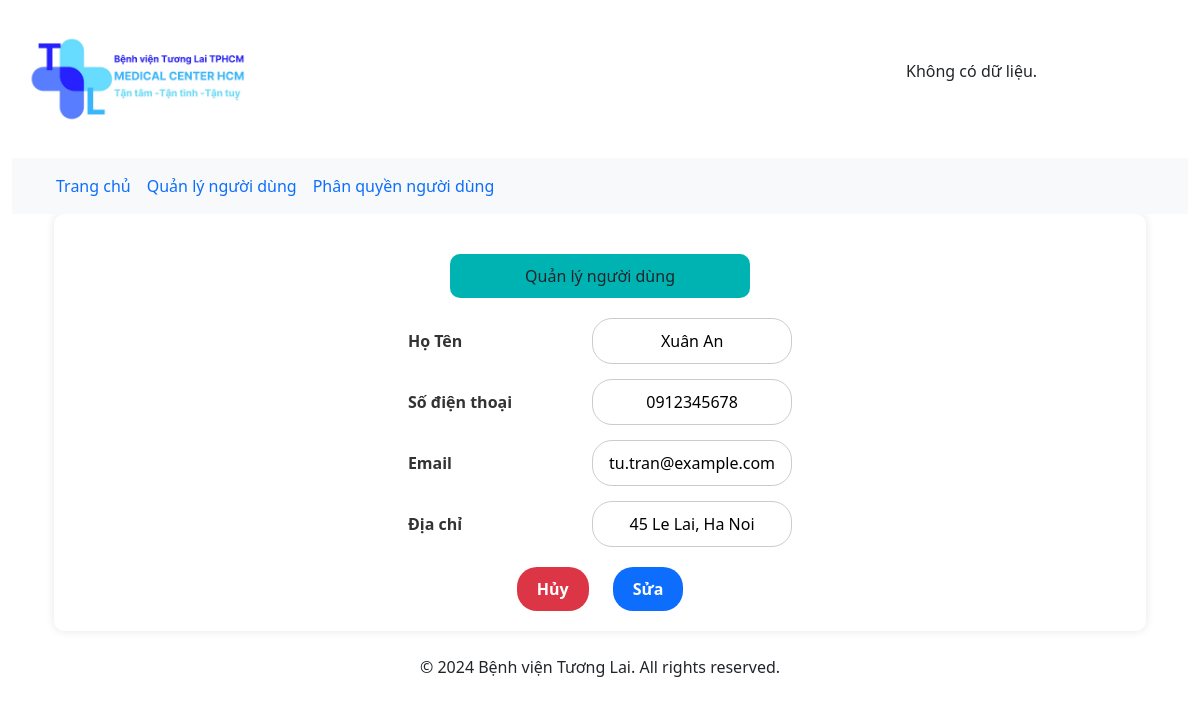
Screenshot of /index-staff.php?page-sub=suanguoidung&mand=2 (signed in) with the database file from the repository.
### tables this page shows
CREATE TABLE `nhanvien` (
  `MaNV` int(11) NOT NULL,
  `Hoten` varchar(50) NOT NULL,
  `SDT` varchar(15) NOT NULL,
  `Email` varchar(50) NOT NULL,
  `Diachi` varchar(100) DEFAULT NULL,
  `Chucvu` varchar(50) NOT NULL,
  `iduser` int(11) DEFAULT NULL
);

### model/mQuanli.php (called while the page is built, shortened)
<?php
class mSanpham
{
    public function selectND($mand)
    {
        $p = new clsConnect();
        $con = $p->openConnect();
        if ($con) {
            $str = "SELECT * FROM nhanvien WHERE MaNV=$mand";
            $tblSP = $con->query($str);
            return $tblSP;
        } else {
            return false;
        }
    }
}
?>

### controller/CQuanli.php (called while the page is built, shortened)
<?php
include_once('model/mQuanli.php');
class cSanpham
{
    public function getND($mand)
    {
        $p = new mSanpham();
        $tblSP = $p->selectND($mand);
        if (!$tblSP) {
            return -1;
        } else {
            if ($tblSP->num_rows > 0) {
                return $tblSP;
            } else {
                return 0;
            }
        }
    }
}
?>

### view/admin/suanguoidung/index.php (the view, shortened to what this page needs)
<!DOCTYPE html>
<html lang="en">
<head>
    <link href="https://cdn.jsdelivr.net/npm/bootstrap@5.0.2/dist/css/bootstrap.min.css" rel="stylesheet"
>
</head>
<body>
    <div class="container">
        <div class="content">
            <?php
            include_once("controller/cquanli.php");
            $p = new csanpham();
            $tblSP = $p->getND($_REQUEST['mand']);
            $r = $tblSP->fetch_assoc();
            ?>
            <form action="" method="post" enctype="multipart/form-data">
                <div class="form1">
                    <div class="header1">Quản lý người dùng</div>
                    <div class="form-group">
                        <label>Họ Tên</label>
                        <?php echo '<td><input type="text" name="suahoten" value="' . $r['Hoten'] . '"></td>'; ?>
                    </div>
                    <div class="form-group">
                        <label>Số điện thoại</label>
                        <?php echo '<td><input type="text" name="suasdt" value="' . $r['SDT'] . '"></td>'; ?>
                    </div>
                    <div class="form-group">
                        <label>Email</label>
                        <?php echo '<td><input type="text" name="suaemail" value="' . $r['Email'] . '"></td>'; ?>
                    </div>
                    <div class="form-group">
                        <label>Địa chỉ</label>
                        <?php echo '<td><input type="text" name="suadiachi" value="' . $r['Diachi'] . '"></td>'; ?>
                    </div>
                    <div class="buttons">
                        <button type="button" class="btn btn-danger">Hủy</button>
                        <button type="submit" name="sua" class="btn btn-primary">Sửa</button>
                    </div>
                </div>
            </form>
        </div>
</body>
</html>

### view/admin/suanguoidung/index.php (style rules this page uses)
.header1 { background-color: #00b3b3; text-align: center; padding: 10px; border-radius: 10px; margin: 20px auto; width: 300px; }
.form1 { text-align: center; padding: 20px; border-radius: 10px; box-shadow: 0 0 10px rgba(0, 0, 0, 0.1); }
.form-group { margin-bottom: 15px; }
.form-group label { display: inline-block; width: 180px; text-align: left; color: #333; font-weight: bold; }
.form-group input { border: 1px solid #ccc; border-radius: 20px; padding: 10px; width: 200px; text-align: center; }
.buttons { margin-top: 20px; }
.buttons button { border: none; border-radius: 20px; padding: 10px 20px; margin: 0 10px; cursor: pointer; font-weight: bold; }

### rows the page displays
nhanvien: suahoten "Xuân An", suasdt "0912345678", suaemail "tu.tran@example.com", suadiachi "45 Le Lai, Ha Noi"
